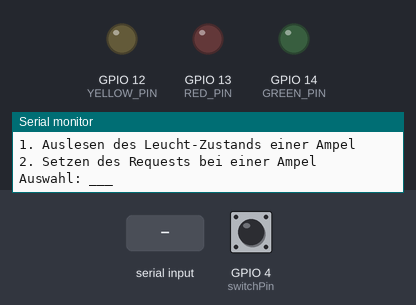
A program run on a simulated ESP32. Parts: output pins drawn as LEDs (lit = HIGH), the last lines printed to the serial monitor. Inputs (shaded band) come from the test bench; at power-on: GPIO 4 (switchPin) HIGH.

Above: at 1.2 s.
1.3 s: "2" received over Serial
At 2.2 s:
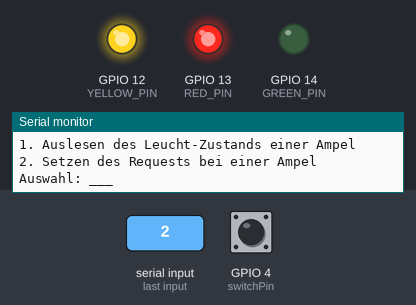
At 9.6 s:
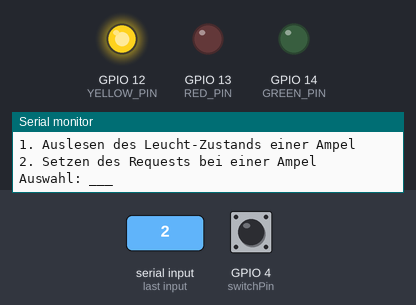
13.2 s: GPIO 4 (switchPin) pulled LOW for 0.15 s
At 15.8 s:
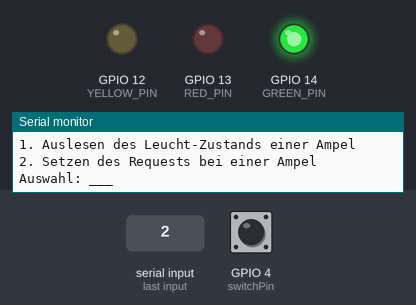
Timing chart, 0 to 21.7 s (numbered marks = the images above; inputs shaded):
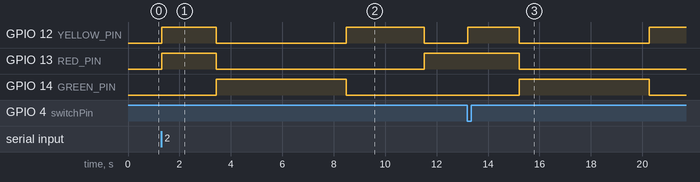

Measured:
- after the input at 1.3 s, GPIO 12 (YELLOW_PIN): LOW → HIGH at once, → LOW 2.1 s later, → HIGH 5.1 s later, → LOW 3.0 s later; GPIO 13 (RED_PIN): LOW → HIGH at once, → LOW 2.1 s later, → HIGH 8.1 s later; GPIO 14 (GREEN_PIN): LOW → HIGH after 2.1 s, → LOW 5.1 s later
- after the input at 13.2 s, GPIO 12 (YELLOW_PIN): LOW → HIGH at once, → LOW 2.0 s later, → HIGH 5.1 s later; GPIO 13 (RED_PIN): HIGH → LOW after 2.0 s; GPIO 14 (GREEN_PIN): LOW → HIGH after 2.0 s, → LOW 5.1 s later

The program:

main.cpp
```cpp
#include <Arduino.h>
#include "MyTraffic.hpp"
#include "Actions.hpp"


MyTraffic sm; // State machine instance

enum EventType { TICK, REQUESTGREEN };

struct Event { EventType type; };

QueueHandle_t eventQueue;

int switchPin = 4; // Pin for the button

void taskTrafficLight(void *Parameters);
void taskTaster(void *Parameters);
void taskTick(void *Parameters);
void taskMenu(void *Parameters);

void setup() {
    Serial.begin(9600, SERIAL_8N1);

    // State Machine initialization
    MyTraffic_ctor(&sm);
    MyTraffic_start(&sm);

    // LEDs Initialization
    initRedLight();
    initYellowLight();
    initGreenLight();

    pinMode(switchPin, INPUT_PULLUP); // Button pin
    Serial.println("Traffic Light State Machine Initialized.");

    // Create event queue
    eventQueue = xQueueCreate(10, sizeof(Event));
    if (eventQueue == NULL) {
        Serial.println("Error creating the event queue.");
        while (1); // Halt if queue creation fails
    }

    // Create tasks
    xTaskCreate(taskTrafficLight, "TrafficLightTask", 2048, NULL, 2, NULL);
    xTaskCreate(taskTaster, "TasterTask", 2048, NULL, 1, NULL);
    xTaskCreate(taskMenu, "MenuTask", 2048, NULL, 1, NULL);
    xTaskCreate(taskTick, "TickTask", 2048, NULL, 3, NULL); // 2048 stack size

}

void loop() {
    // Empty. Tasks are running independently.
}

// Task to sent events to the state machine
void taskTrafficLight(void *Parameters) {
    Event e;

    while (true) {
        if (xQueueReceive(eventQueue, &e, portMAX_DELAY) == pdTRUE) {
            switch (e.type) {
                case TICK:
                    MyTraffic_dispatch_event(&sm, MyTraffic_EventId_TICK);
                    break;
                case REQUESTGREEN:
                    MyTraffic_dispatch_event(&sm, MyTraffic_EventId_REQUESTGREEN);
                    break;
            }
        }
    }
}

// auto-generate tick events every 1 ms
void taskTick(void *Parameters) {
    Event e;
    e.type = TICK;

    while (true) {
        xQueueSend(eventQueue, &e, portMAX_DELAY);
        vTaskDelay(1); // 1 ms interval
    }
}

void taskTaster(void *Parameters) {
   while (true) {
     if (digitalRead(switchPin) == LOW) { // Button pressed
         Event e;
         e.type = REQUESTGREEN;
         xQueueSend(eventQueue, &e, portMAX_DELAY);
         // Wait for button release
         while (digitalRead(switchPin) == LOW) {
             vTaskDelay(10);
         }
     }
        vTaskDelay(10);
   }
}

// Task to handle user menu via Serial
void taskMenu(void *Parameters) {
    while (true) {
        Serial.println("Wählen Sie einen Eintrag per Eingabe der Nummer:");
        Serial.println("1. Auslesen des Leucht-Zustands einer Ampel");
        Serial.println("2. Setzen des Requests bei einer Ampel");
        Serial.println("");
        Serial.print("Auswahl: ___");

        while (!Serial.available()) { vTaskDelay(10); }
        char choice = Serial.read();

        switch (choice) {
            case '1':
                Serial.print("Aktueller Zustand der Ampel: ");
                Serial.println(MyTraffic_state_id_to_string(sm.state_id));
                Serial.println("");
                break;
            case '2':
                Event e;
                e.type = REQUESTGREEN;
                xQueueSend(eventQueue, &e, portMAX_DELAY);
                Serial.println("Requestgreen event gesendet.");
                Serial.println("");
                break;

            default:
                Serial.println("Ungültige Auswahl. Bitte erneut versuchen.");
                break;
        }

        vTaskDelay(10);
    }
}

/*
void taskTaster(void *Parameters) {
    const int switchPin = 18; // Pin for the button
    int lastButtonState = HIGH;
    unsigned long pressTime = 0;
    const unsigned long longPressDuration = 1000; // 1 second for long press

    while (true) {
        int buttonState = digitalRead(switchPin);

        if (buttonState == LOW && lastButtonState == HIGH) { // Button pressed
            pressTime = millis();
        }
        if (buttonState == HIGH && lastButtonState == LOW) { // Button released
            unsigned long duration = millis() - pressTime;
            Event e;
            e.type = (duration >= longPressDuration) ? REQUESTGREEN : TICK;
            xQueueSend(eventQueue, &e, portMAX_DELAY);
        }

        lastButtonState = buttonState;
        vTaskDelay(10); // Debounce delay
    }

}
*/


 
```

Actions.hpp
```cpp
#pragma once
#include <stdint.h>
#include <Arduino.h>

// Pins Light Definitions
const int RED_PIN = 13;
const int YELLOW_PIN = 12;
const int GREEN_PIN = 14;


// Declarations of initialization functions
void initRedLight();
void initYellowLight();
void initGreenLight();

// Declarations of action functions
void turnOnRedLight();
void turnOffRedLight();

void turnOnYellowLight();
void turnOffYellowLight();

void turnOnGreenLight();
void turnOffGreenLight();

extern bool requestGreen; // Declaration of external variable to simulate request green event
```

MyTraffic.hpp
```cpp
// Autogenerated with StateSmith 0.19.0+b5719011215d41a81572ed347c02b22db5d1a48f.
// Algorithm: Balanced2. See https://github.com/StateSmith/StateSmith/wiki/Algorithms

// Whatever you put in this `FileTop` section will end up
// being printed at the top of every generated code file.

#pragma once  // You can also specify normal include guard. See https://github.com/StateSmith/StateSmith/blob/main/docs/settings.md
#include <stdint.h> // for count var


typedef enum MyTraffic_EventId
{
    MyTraffic_EventId_REQUESTGREEN = 0,
    MyTraffic_EventId_TICK = 1
} MyTraffic_EventId;

enum
{
    MyTraffic_EventIdCount = 2
};

typedef enum MyTraffic_StateId
{
    MyTraffic_StateId_ROOT = 0,
    MyTraffic_StateId_TRAFFICLIGHTGREEN = 1,
    MyTraffic_StateId_TRAFFICLIGHTSTATERED = 2,
    MyTraffic_StateId_TRAFFICLIGHTSTATEREDYELLOW = 3,
    MyTraffic_StateId_TRAFFICLIGHTYELLOW = 4
} MyTraffic_StateId;

enum
{
    MyTraffic_StateIdCount = 5
};


// Generated state machine
// forward declaration
typedef struct MyTraffic MyTraffic;

// State machine variables. Can be used for inputs, outputs, user variables...
typedef struct MyTraffic_Vars
{
    uint16_t count; // this var can be referenced in diagram
} MyTraffic_Vars;


// State machine constructor. Must be called before start or dispatch event functions. Not thread safe.
void MyTraffic_ctor(MyTraffic* sm);

// Starts the state machine. Must be called before dispatching events. Not thread safe.
void MyTraffic_start(MyTraffic* sm);

// Dispatches an event to the state machine. Not thread safe.
// Note! This function assumes that the `event_id` parameter is valid.
void MyTraffic_dispatch_event(MyTraffic* sm, MyTraffic_EventId event_id);

// Thread safe.
char const * MyTraffic_state_id_to_string(MyTraffic_StateId id);

// Thread safe.
char const * MyTraffic_event_id_to_string(MyTraffic_EventId id);

// Generated state machine
struct MyTraffic
{
    // Used internally by state machine. Feel free to inspect, but don't modify.
    MyTraffic_StateId state_id;

    // Variables. Can be used for inputs, outputs, user variables...
    MyTraffic_Vars vars;
};
```

Actions.cpp
```cpp
#include "Actions.hpp"
#include <iostream> // for std::cout
#include <Arduino.h> // for Arduino functions


// Implementations of initialization functions
void initRedLight() { pinMode(RED_PIN, OUTPUT); digitalWrite(RED_PIN, LOW); }
void initYellowLight() { pinMode(YELLOW_PIN, OUTPUT); digitalWrite(YELLOW_PIN, LOW); }
void initGreenLight() { pinMode(GREEN_PIN, OUTPUT); digitalWrite(GREEN_PIN, LOW); }

//  Implementations of action functions
void turnOnRedLight() { digitalWrite(RED_PIN, HIGH); }
void turnOffRedLight() { digitalWrite(RED_PIN, LOW); }

void turnOnYellowLight() { digitalWrite(YELLOW_PIN, HIGH); }
void turnOffYellowLight() { digitalWrite(YELLOW_PIN, LOW); }

void turnOnGreenLight() { digitalWrite(GREEN_PIN, HIGH); }
void turnOffGreenLight() { digitalWrite(GREEN_PIN, LOW); }

//bool requestGreen = false; // Global variable to simulate request green event
```

Source omitted: MyTraffic.cpp (14634 bytes)
